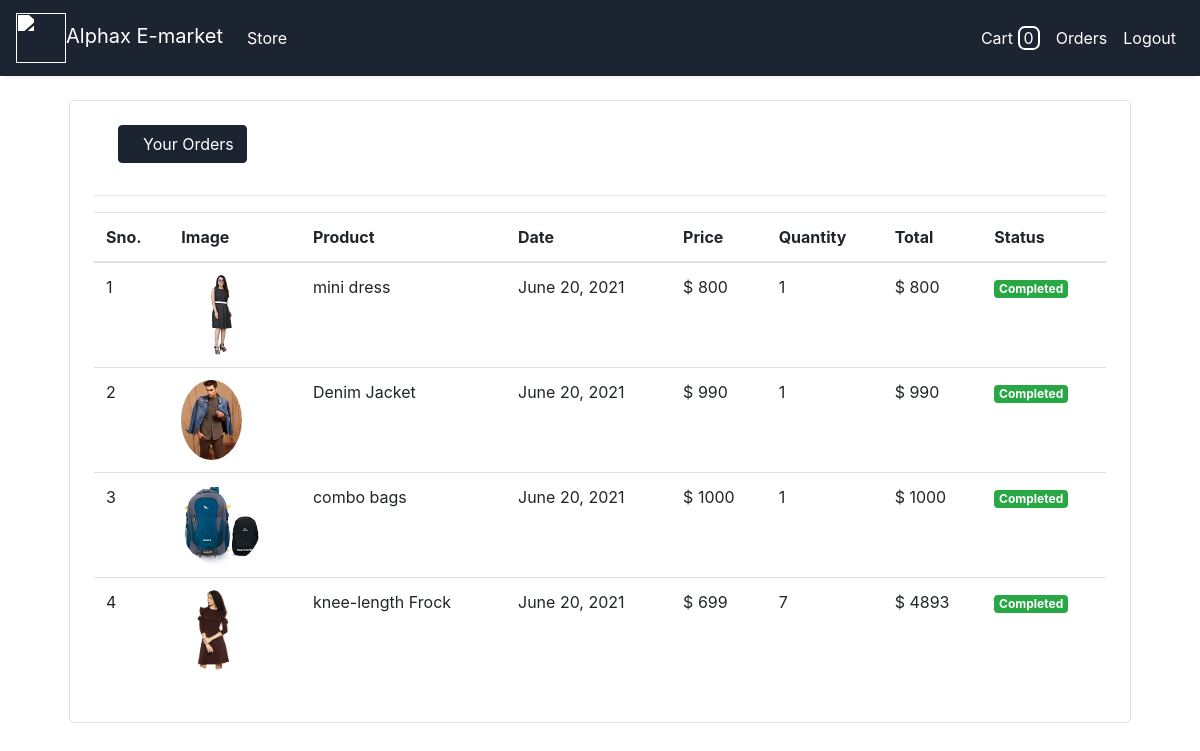
Screenshot of /orders (signed in) with the database file from the repository.
### store/models/orders.py (models this page shows, shortened)
class Order(models.Model):
    product = models.ForeignKey(Products,
                                on_delete=models.CASCADE)
    customer = models.ForeignKey(Customer,
                                 on_delete=models.CASCADE)
    quantity = models.IntegerField(default=1)
    price = models.IntegerField()
    address = models.CharField (max_length=50, default='', blank=True)
    phone = models.CharField (max_length=50, default='', blank=True)
    date = models.DateField (default=datetime.datetime.today)
    status = models.BooleanField (default=False)
    @staticmethod
    def get_orders_by_customer(customer_id):
        return Order.objects.filter(customer=customer_id).order_by('-date')

### store/models/product.py (models this page shows, shortened)
class Products(models.Model):
    name = models.CharField(max_length=60)
    price= models.IntegerField(default=0)
    category= models.ForeignKey(Category,on_delete=models.CASCADE,default=1 )
    description= models.CharField(max_length=250, default='', blank=True, null= True)
    image= models.ImageField(upload_to='store/static/uploads/products/')

### store/middlewares/auth.py (the view)
    def middleware(request):
        print(request.session.get('customer'))
        returnUrl = request.META['PATH_INFO']
        print(request.META['PATH_INFO'])
        if not request.session.get('customer'):
           return redirect(f'login?return_url={returnUrl}')
        response = get_response(request)
        return response

### store/templatetags/custom_filter.py (called while the page is built)
@register.filter(name='currency')
def currency(number):
    return "$ "+str(number)

@register.filter(name='multiply')
def multiply(number , number1):
    return number * number1

### store/views/orders.py (called while the page is built)
    def get(self , request ):
        customer = request.session.get('customer')
        orders = Order.get_orders_by_customer(customer)
        print(orders)
        return render(request , 'orders.html'  , {'orders' : orders})

### store/templates/orders.html
{% extends 'base.html' %}
{% block content %}
{% load cart %}
{% load custom_filter %}
<div class="container">
   <div class="border rounded p-4 m-4">
    <p class="display-4 pl-4 ml-4 btn btn-custom rounded-pill">Your Orders</p>
        <hr>
        <div class="table-responsive">
            <table class="table">
                <thead>
                    <tr>
                        <th>Sno.</th>
                        <th>Image</th>
                        <th>Product</th>
                        <th>Date</th>
                        <th>Price</th>
                        <th>Quantity</th>
                        <th>Total</th>
                        <th>Status</th>
                    </tr>
                </thead>
                <tbody>
                    {% for order in orders %}
                    <tr>
                        <td>{{forloop.counter}}</td>
                        <td><img style="height: 80px;" class="rounded-circle" src="{{order.product.image.url}}" alt=""></td>
                        <td>{{order.product.name}}</td>
                        <td>{{order.date}}</td>
                        <td>{{order.price|currency}}</td>
                        <td>{{order.quantity}}</td>
                        <td>{{order.quantity|multiply:order.price|currency}}</td>
                        {% if order.status %}
                        <td><small class="badge badge-success">Completed</small></td>
                        {%else%}
                        <td><small class="badge badge-warning">Pending</small></td>
                        {% endif %}
                    </tr>
                    {% endfor %}
                </tbody>
            </table>
        </div>
   </div>
</div>
{% endblock %}

### store/static/store/css/style.css (style rules this page uses)
.btn-custom { background-color: #1c2331; color: white; border-color: #1c2331; }

### rows the page displays
Order: product.image (picture), product.name "mini dress", date "June 20, 2021", price "$ 800", quantity "1", quantity|multiply "$ 800", status "Completed"
Order: product.image (picture), product.name "Denim Jacket", date "June 20, 2021", price "$ 990", quantity "1", quantity|multiply "$ 990", status "Completed"
Order: product.image (picture), product.name "combo bags", date "June 20, 2021", price "$ 1000", quantity "1", quantity|multiply "$ 1000", status "Completed"
Order: product.image (picture), product.name "knee-length Frock", date "June 20, 2021", price "$ 699", quantity "7", quantity|multiply "$ 4893", status "Completed"

### other values shown
{{ request.session.cart.keys|length }} "0"
